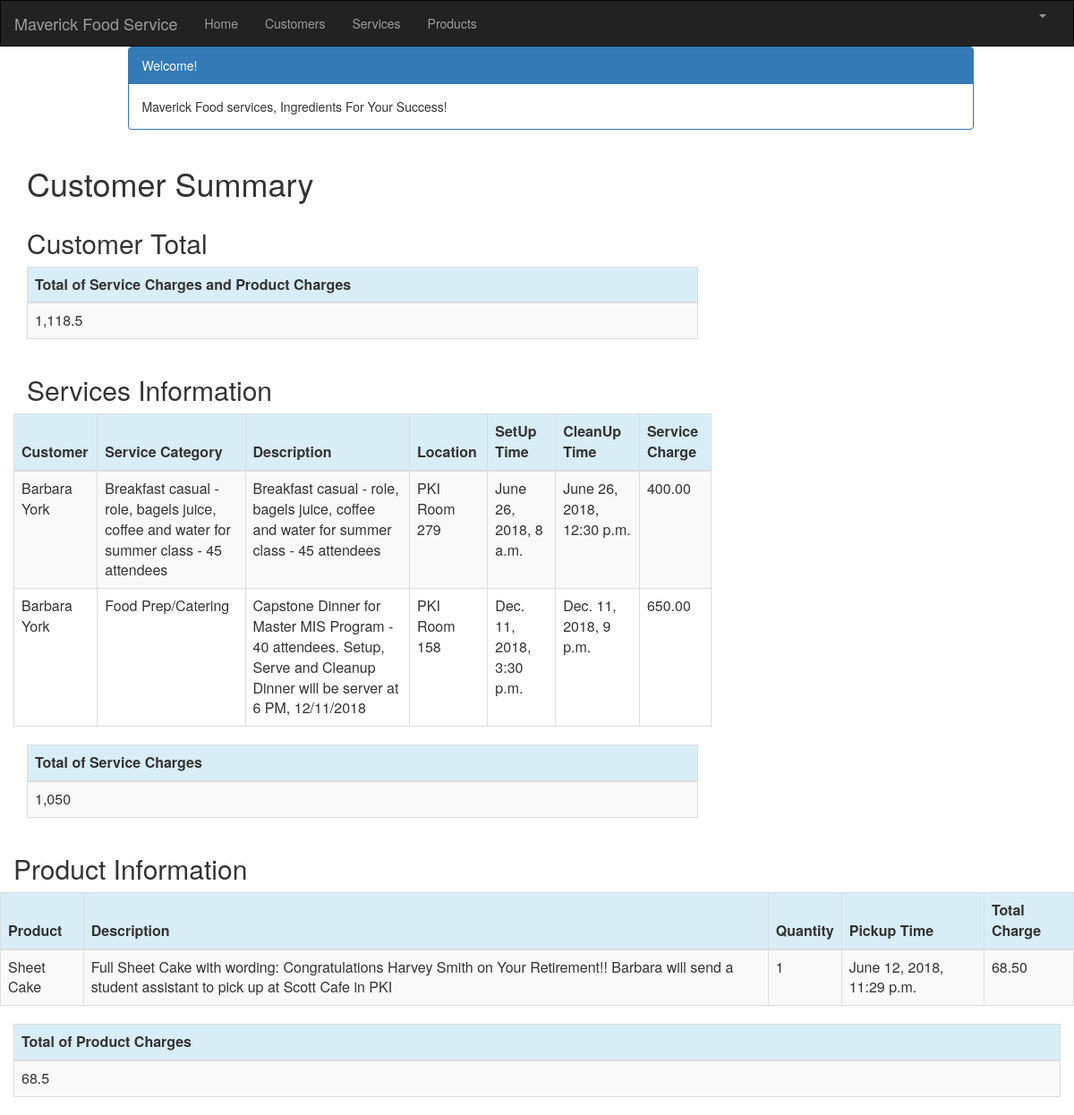
The app's page /customer/5/summary/ (signed in) with its own data.
### crm/models.py (models this page shows, shortened)
class Service(models.Model):
    cust_name = models.ForeignKey(Customer, on_delete=models.CASCADE, related_name='services')
    service_category = models.CharField(max_length=100)
    description = models.TextField()
    location = models.CharField(max_length=200)
    setup_time = models.DateTimeField(
        default=timezone.now)
    cleanup_time = models.DateTimeField(
        default=timezone.now)
    service_charge = models.DecimalField(max_digits=10, decimal_places=2)
    created_date = models.DateTimeField(
        default=timezone.now)
    updated_date = models.DateTimeField(auto_now_add=True)

class Customer(models.Model):
    cust_name = models.CharField(max_length=50)
    organization = models.CharField(max_length=100, blank=True)
    role = models.CharField(max_length=100)
    email = models.EmailField(max_length=100)
    bldgroom = models.CharField(max_length=100)
    address = models.CharField(max_length=200)
    account_number = models.IntegerField(blank=False, null=False)
    city = models.CharField(max_length=50)
    state = models.CharField(max_length=50)
    zipcode = models.CharField(max_length=10)
    phone_number = models.CharField(max_length=50)
    created_date = models.DateTimeField(
        default=timezone.now)
    updated_date = models.DateTimeField(auto_now_add=True)
    def __str__(self):
        return str(self.cust_name)

class Product(models.Model):
    cust_name = models.ForeignKey(Customer, on_delete=models.CASCADE, related_name='products')
    product = models.CharField(max_length=100)
    p_description = models.TextField()
    quantity = models.IntegerField()
    pickup_time = models.DateTimeField(
        default=timezone.now)
    charge = models.DecimalField(max_digits=10, decimal_places=2)
    created_date = models.DateTimeField(
        default=timezone.now)
    updated_date = models.DateTimeField(auto_now_add=True)

### crm/views.py (the view)
# urls.py: path('customer/<int:pk>/summary/', views.summary, name='summary'),
@login_required
def summary(request, pk):
    customer = get_object_or_404(Customer, pk=pk)
    customers = Customer.objects.filter(created_date__lte=timezone.now())
    services = Service.objects.filter(cust_name=pk)
    products = Product.objects.filter(cust_name=pk)
    sum_service_charge = Service.objects.filter(cust_name=pk).aggregate(Sum('service_charge'))
    sum_product_charge = Product.objects.filter(cust_name=pk).aggregate(Sum('charge'))
    return render(request, 'crm/summary.html', {'customers': customers,
                                                    'products': products,
                                                    'services': services,
                                                    'sum_service_charge': sum_service_charge,
                                                    'sum_product_charge': sum_product_charge,})

### crm/templates/crm/summary.html
{% extends 'crm/base.html' %}
{% block content %}
{% load mathfilters %}
{% load humanize %}
<div class="container">
    <div class="row">
        <div class="col-md-10 col-md-offset-1">
            <div class="panel panel-primary">
                <div class="panel-heading">Welcome!</div>
                <div class="panel-body">
                    Maverick Food services, Ingredients For Your Success!
                </div>
            </div>
        </div>
    </div>
</div>
<div class="row">
    <h1 style="padding-left: 15Px">Customer Summary</h1>
</div>
<div class="row">
        <h2 style="padding-left: 15Px">Customer Total</h2>
    </div>
<table class="table table-striped table-bordered table-hover">
        <thead>
            <tr class="bg-info">
                <th>Total of Service Charges and Product Charges </th>
            </tr>
        </thead>
        <tbody>
            <tr>
                <td>{{ sum_product_charge.charge__sum|addition:sum_service_charge.service_charge__sum|intcomma }}</td>
            </tr>
        </tbody>
    </table>
<div class="row">
        <h2 style="padding-left: 15Px">Services Information</h2>
    </div>
<div class="row">
        <table class="table table-striped table-bordered table-hover">
            <thead>
            <tr class="bg-info">
                <th>Customer</th>
                <th>Service Category</th>
                <th>Description</th>
                <th>Location</th>
                <th>SetUp Time</th>
                <th>CleanUp Time</th>
                <th>Service Charge</th>
            </tr>
            </thead>
            <tbody>
            {% for service in services %}
                <tr>
                    <td>{{ service.cust_name }}</td>
                    <td>{{ service.service_category }}</td>
                    <td>{{ service.description }}</td>
                    <td>{{ service.location }}</td>
                    <td>{{ service.setup_time }}</td>
                    <td>{{ service.cleanup_time }}</td>
                    <td>{{ service.service_charge }}</td>
                </tr>
            {% endfor %}
            </tbody>
        </table>
    </div>
        <table class="table table-striped table-bordered table-hover">
        <thead>
            <tr class="bg-info">
                <th>Total of Service Charges</th>
            </tr>
        </thead>
        <tbody>
            <tr>
                <td>{{ sum_service_charge.service_charge__sum|intcomma }}</td>
            </tr>
        </tbody>
    </table>
</div>
<div class="row">
        <h2 style="padding-left: 15Px">Product Information</h2>
    </div>
    <div class="row">
        <h2 style="padding-left: 15Px">Product Information</h2>
    </div>
<div class="row">
        <table class="table table-striped table-bordered table-hover">
            <thead>
            <tr class="bg-info">
                <th>Product</th>
                <th>Description</th>
                <th>Quantity</th>
                <th>Pickup Time</th>
                <th>Total Charge</th>
            </tr>
            </thead>
            <tbody>
            {% for product in products %}
                <tr>
                    <td>{{ product.product }}</td>
                    <td>{{ product.p_description }}</td>
                    <td>{{ product.quantity|intcomma }}</td>
                    <td>{{ product.pickup_time }}</td>
                    <td>{{ product.charge|intcomma }}</td>
                </tr>
            {% endfor %}
            </tbody>
        </table>
    </div>
        <table class="table table-striped table-bordered table-hover">
        <thead>
            <tr class="bg-info">
                <th>Total of Product Charges</th>
            </tr>
        </thead>
        <tbody>
            <tr>
                <td>{{ sum_product_charge.charge__sum|intcomma }}</td>
            </tr>
        </tbody>
    </table>
</div>
{% endblock %}

### records on screen
Service: cust_name "Barbara York", service_category "Breakfast casual - role, bagels juice, coffee and water for summer class - 45 attendees", description "Breakfast casual - role, bagels juice, coffee and water for summer class - 45 attendees", location "PKI Room 279", setup_time "June 26, 2018, 8 a.m.", cleanup_time "June 26, 2018, 12:30 p.m.", service_charge "400.00"
Service: cust_name "Barbara York", service_category "Food Prep/Catering", description "Capstone Dinner for Master MIS Program - 40 attendees. Setup, Serve and Cleanup Dinner will be server at 6 PM, 12/11/2018", location "PKI Room 158", setup_time "Dec. 11, 2018, 3:30 p.m.", cleanup_time "Dec. 11, 2018, 9 p.m.", service_charge "650.00"
Product: product "Sheet Cake", p_description "Full Sheet Cake with wording: Congratulations Harvey Smith on Your Retirement!! Barbara will send a student assistant to pick up at Scott Cafe in PKI", quantity "1", pickup_time "June 12, 2018, 11:29 p.m.", charge "68.50"

### other values on screen
{{ sum_service_charge.service_charge__sum|intcomma }} "1,050"
{{ sum_product_charge.charge__sum|intcomma }} "68.5"
